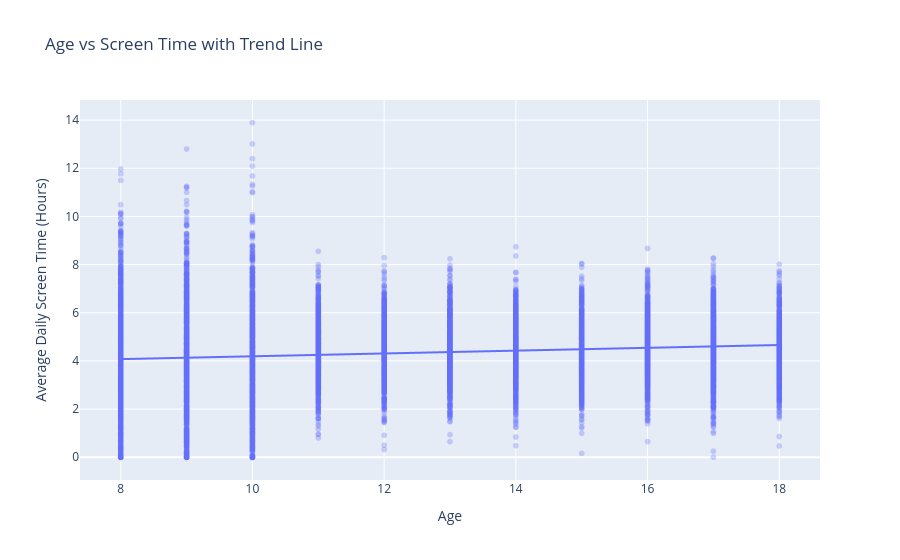

The cell this chart's notebook holds for it:
### Markdown cell above
**Age vs Screen Time**

### Code cell
import plotly.express as px

fig = px.scatter(
    df,
    x="Age",
    y="Avg_Daily_Screen_Time_hr",
    trendline="ols",   # Adds regression line
    opacity=0.3,
    title="Age vs Screen Time with Trend Line"
)

fig.update_layout(
    xaxis_title="Age",
    yaxis_title="Average Daily Screen Time (Hours)"
)

fig.show()

# Age vs Screen Time (Upgrade from Scatter)
fig = px.density_contour(
    df,
    x='Age',
    y='Avg_Daily_Screen_Time_hr',
    title='Density of Screen Time Across Age'
)

fig.show()

### Figure 1 — Plotly figure (JSON) as saved in the notebook; plotly's stock layout.template omitted (floating-point values rounded to 4 significant figures; data arrays with more than 128 entries replaced by an {"elided": "..."} marker saying what was removed)
{"data": [{"hovertemplate": "Age=%{x}<br>Avg_Daily_Screen_Time_hr=%{y}<extra></extra>", "legendgroup": "", "marker": {"color": "#636efa", "opacity": 0.3, "symbol": "circle"}, "mode": "markers", "name": "", "showlegend": false, "type": "scattergl", "x": {"elided": "9668 int values"}, "xaxis": "x", "y": {"elided": "9668 float values"}, "yaxis": "y"}, {"hovertemplate": "<b>OLS trendline</b><br>Avg_Daily_Screen_Time_hr = 0.0586942 * Age + 3.60518<br>R<sup>2</sup>=0.011853<br><br>Age=%{x}<br>Avg_Daily_Screen_Time_hr=%{y} <b>(trend)</b><extra></extra>", "legendgroup": "", "marker": {"color": "#636efa", "symbol": "circle"}, "mode": "lines", "name": "", "showlegend": false, "type": "scattergl", "x": {"elided": "9668 int values"}, "xaxis": "x", "y": {"elided": "9668 float values"}, "yaxis": "y"}], "layout": {"autosize": true, "legend": {"tracegroupgap": 0}, "title": {"text": "Age vs Screen Time with Trend Line"}, "xaxis": {"anchor": "y", "autorange": true, "domain": [0, 1], "range": [7.357, 18.64], "title": {"text": "Age"}, "type": "linear"}, "yaxis": {"anchor": "x", "autorange": true, "domain": [0, 1], "range": [-1.146, 15.04], "title": {"text": "Average Daily Screen Time (Hours)"}, "type": "linear"}}}
